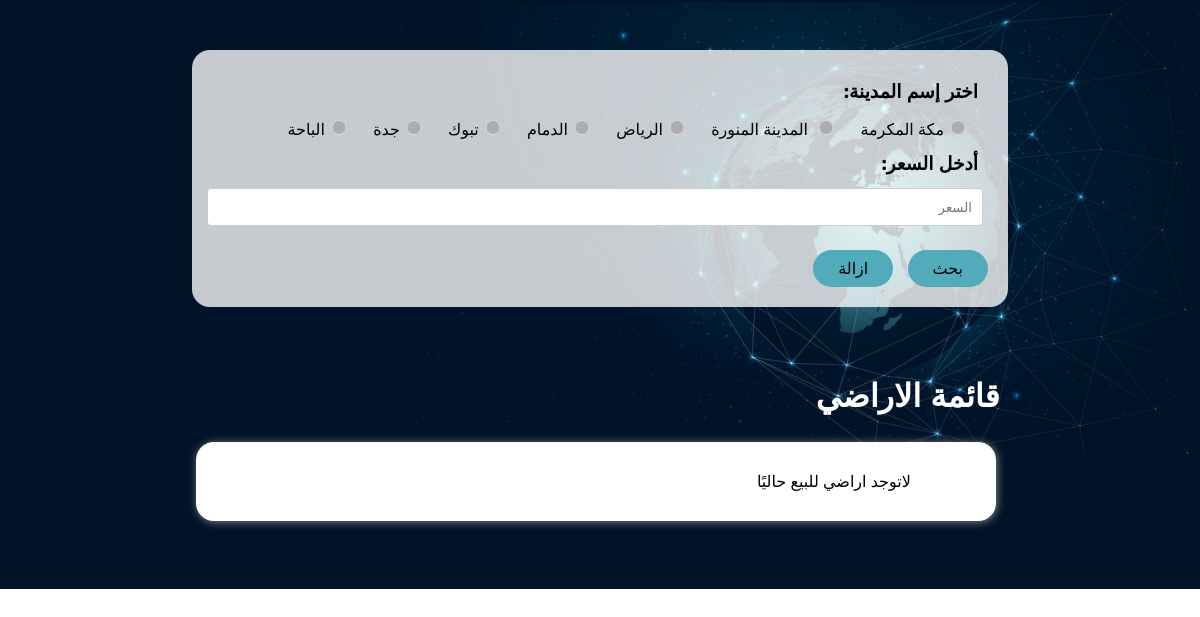
/LandSA/landBrowsePage.php, run on an earlier commit of the app's database.
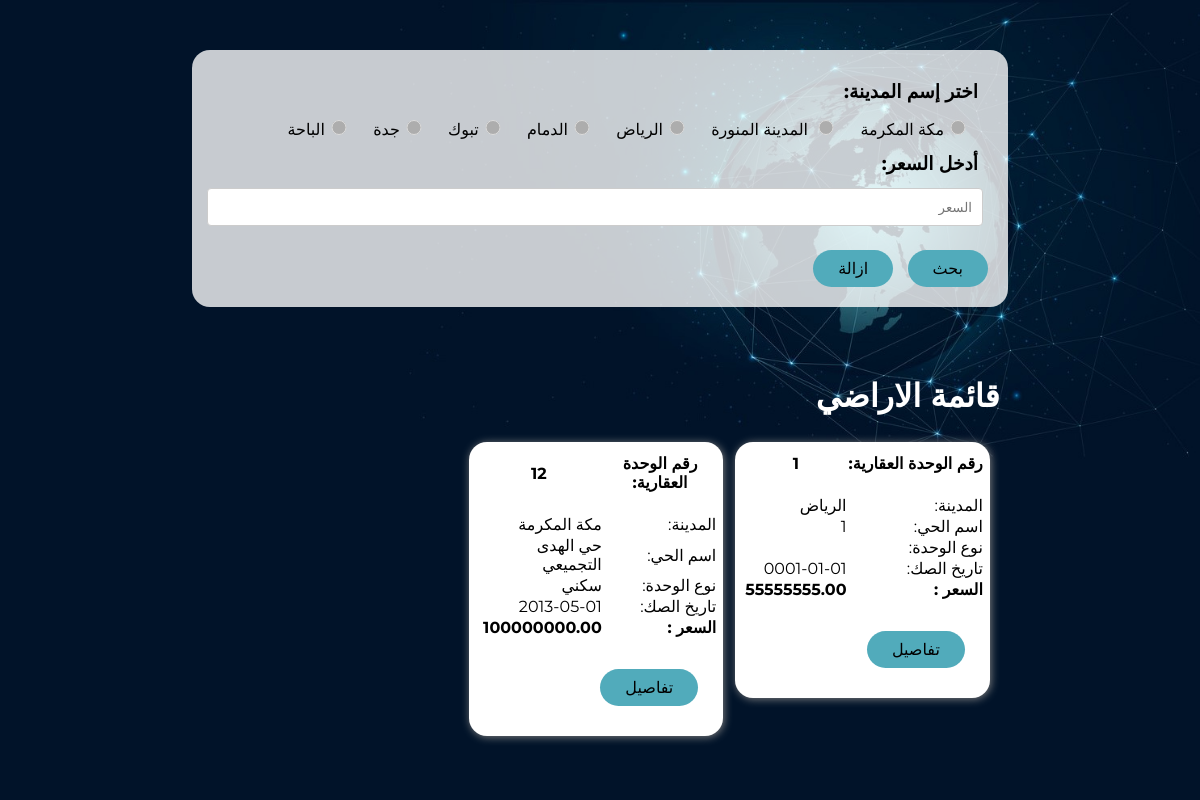
And on a later commit of the database.
### tables this page shows
CREATE TABLE `landrecord` (
  `REUN` varchar(64) NOT NULL,
  `landState` bit(1) NOT NULL DEFAULT b'0',
  `firstName` varchar(64) DEFAULT NULL,
  `middleName` varchar(64) DEFAULT NULL,
  `lastName` varchar(64) DEFAULT NULL,
  `share` varchar(64) DEFAULT NULL,
  `IDNumber` varchar(64) NOT NULL,
  `pieceNumber` varchar(64) DEFAULT NULL,
  `blockNumber` varchar(64) DEFAULT NULL,
  `planNumber` varchar(64) DEFAULT NULL,
  `neighborhoodName` varchar(64) DEFAULT NULL,
  `city` varchar(64) DEFAULT NULL,
  `unitType` varchar(64) DEFAULT NULL,
  `deedNumber` varchar(64) DEFAULT NULL,
  `deedDate` date DEFAULT NULL,
  `courtIssued` varchar(64) DEFAULT NULL,
  `requestID` varchar(64) NOT NULL
);

CREATE TABLE `landsonsale` (
  `REUN` varchar(64) NOT NULL,
  `price` decimal(20,2) NOT NULL
);

### LandSA/landBrowsePage.php (the view, shortened to what this page needs)
<?php
	include "components/connection.php";
	if(!empty($_GET['city']) && empty($_GET['price'])){
		$city = $_GET['city'];
		$sql_lands = "SELECT * FROM searchEngine WHERE  city = '$city'";
		$result = $con->query($sql_lands);
	}elseif(empty($_GET['city']) && !empty($_GET['price'])){
		$price = $_GET['price'];
		$sql_lands = "SELECT * FROM searchEngine WHERE price = '$price'";
		$result = $con->query($sql_lands);
	}elseif(!empty($_GET['city']) && !empty($_GET['price'])){
		$city = $_GET['city'];
		$price = $_GET['price'];
		$sql_lands = "SELECT * FROM searchEngine WHERE price = '$price' AND city='$city'";
		$result = $con->query($sql_lands);
	}elseif(empty($_GET['city']) && empty($_GET['price'])){
		$sql_lands = "SELECT landsonsale.REUN,deedDate,unitType,city,neighborhoodName,landState, price FROM landrecord,landsonsale WHERE landrecord.REUN=landsonsale.REUN";
		$result = $con->query($sql_lands);
	}else{
		$sql_lands = "SELECT landsonsale.REUN,deedDate,unitType,city,neighborhoodName,landState, price FROM landrecord,landsonsale WHERE landrecord.REUN=landsonsale.REUN";
		$result = $con->query($sql_lands);
	}
?>
<!DOCTYPE html>
<html lang="ar" style='direction: rtl'>
<head>
	<link rel="stylesheet" href="style.css">
</head>
<body>
	<main>
		<div class="content">
			<div class="topnav">
				<div class="slidecontainer">
					<form name="form1" method="get">
						<h3> <strong>اختر إسم المدينة:  </strong></h3>
						<input type="radio" class="radio" name="city" value="مكة المكرمة" >مكة المكرمة
						<input type="radio" class="radio" name="city" value="المدينة المنورة" > المدينة المنورة
						<input type="radio" class="radio" name="city" value="الرياض" >الرياض
						<input type="radio" class="radio" name="city" value="الدمام" >الدمام
						<input type="radio" class="radio" name="city" value="تبوك" >تبوك
						<input type="radio" class="radio" name="city" value="جدة" >جدة
						<input type="radio" class="radio" name="city" value="الباحة" >الباحة
						<h3> <strong>أدخل السعر:  </strong></h3>
						<div class="form"><input class="form" type="text"  placeholder="السعر" name="price"></input></div>
						<br>
						<button type="submit" name="submit">بحث</button>
						<button type="submit" name="reset">ازالة</button>
					</form>
				</div>
				<br>
				<div class="content" >
					<h1>قائمة الاراضي</h1><br>
					<div class="landList" >
						<?php
							if ($result->num_rows > 0) {
								while($row = $result->fetch_assoc()) {
									echo "<div class='land_container'>";
									echo "<div class='land'>";
									echo"<div class='block'>";
										echo "<table id='UserData'>";
											echo "<tr>
												<th>رقم الوحدة العقارية: </th>
												<th>$row[REUN]</th>
												</tr>";
											echo "<tr>
												<td>&emsp;</td>
												<td>&emsp;</td>
												</tr>";
											echo "<tr>
												<td>المدينة: </td>
												<td> $row[city]</td>
												</tr>";
											echo "<tr>
												<td>اسم الحي:</td>
												<td> $row[neighborhoodName]</td>
												</tr>";
											echo "<tr>
												<td>نوع الوحدة:</td>
												<td> $row[unitType]</td>
												</tr>";
											echo "<tr>
												<td>تاريخ الصك:</td>
												<td> $row[deedDate]</td>
												</tr>";
											echo "<tr>
												<td><b>السعر :</b></td>
												<td><b>$row[price]</b></td>
												</tr>";
											echo"</table>";
										echo"</div>";
										echo"<div>";
											echo"
											<form method='GET' action='landView.php'>
												<input type='hidden' id='REUN' name='REUN' value='$row[REUN]' />
												<button class='giftB' type='submit' >تفاصيل</button>
											</form>";
										echo"</div>";
										echo"</div>";
									echo"</div>";
								}
							} else {
								echo "<div class='land' style='padding:30px 85px;'>";
								echo "لاتوجد اراضي للبيع حاليًا";
								echo"</div>";
							}
						?>
					</div>
				</div>
			</div>
		</div>
	</main>
</body>
</html>

### LandSA/style.css (style rules this page uses)
input[type=text] { width: 100%; padding: 12px 20px; margin: 8px 0; box-sizing: border-box; }
* { margin: 0; padding: 0; box-sizing: border-box; font-family: "Montserrat", sans-serif; }
li, a, button { font-weight: 500; font-size: 16px; color: #000000; text-decoration: none; }
button { margin-left: 10px; padding: 9px 25px; background-color: #51abbb; border: none; border-radius: 23px; cursor: pointer; transition: all 0.3s ease 0s; }
main { display: flex; justify-content: center; flex: 1 0 100%; flex-direction: row; background-color: #011329; background-image: url(images/network.jpg); background-repeat: no-repeat; background-position: right top; background-size: 800px; }
.content { display: flex; flex-direction: column; margin: 0; padding: 30px 1%; justify-content: center; flex: 0 0 70%; }
h1 { color: white; }
form .form { width: 100%; margin: 2px; }
.form input { width: 100%; padding: 10px; border: 1px solid #ccc; border-radius: 4px; margin: 3px; }
.content form { border-radius: 18px; padding: 20px; background: #ffffffc7; }

### LandSA/landBrowsePage.php (style rules this page uses)
input[type="radio"] { filter: invert(60%) hue-rotate(150deg) brightness(1.7); }
.land_container { padding: 0 6px; float: right; width: 33.3333%; }
.land { background-color: #203864; padding: 10px 24px; cursor: pointer; margin: 8px 4px; display: flex; justify-content: space-between; background-color: #fff; border-radius: 18px; box-shadow: 1px 1px 8px 0 grey; height: auto; width: 100%; flex-wrap: wrap; }
.land button { display: inline-flex; flex: left; text-align: left; margin-top: 10px; }
.block { display: flex; flex-direction: column; align-items: stretch; }
.land { padding: 10px 5px; }
.slidecontainer { width: 100%; margin-bottom: 20px; margin-top: 20px; }
input.radio { color: black; width: 30px; height: 15px; left: -8px; margin: 7px; position: relative; display: inline-block; visibility: visible; }
h3 { margin:10px; color: black; }

What changed in the data, as far as the page shows it:
added landrecord: landsonsale.REUN "1", city "الرياض", neighborhoodName "1", deedDate "0001-01-01", landsonsale.price "55555555.00"
added landrecord: landsonsale.REUN "12", city "مكة المكرمة", neighborhoodName "حي الهدى التجميعي", unitType "سكني", deedDate "2013-05-01", landsonsale.price "100000000.00"
Also different on the page:
text no longer shown: "لاتوجد اراضي للبيع حاليًا"
